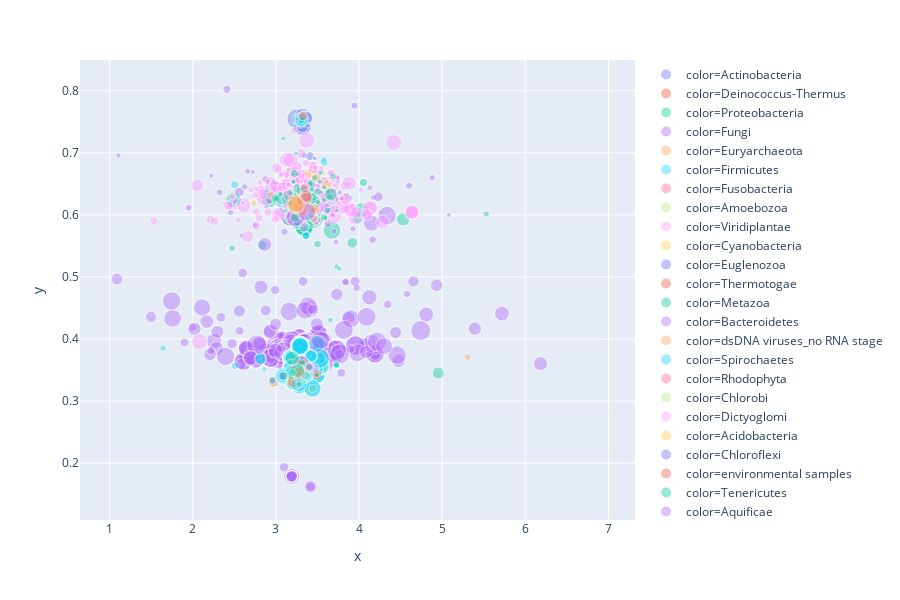

The cell this chart's notebook holds for it:
### Code cell
fig = px.scatter(x=np.log(it.df.coverage),
                 y=it.df.gc,
                 color=it.df.pertinent_taxlvl,
                 size=abs(it.df.scaled_evalue),
                 opacity=0.4
                )
fig.show()

### Figure 1 — Plotly figure (JSON) as saved in the notebook; plotly's stock layout.template omitted (floating-point values rounded to 4 significant figures; data arrays with more than 128 entries replaced by an {"elided": "..."} marker saying what was removed)
{"data": [{"hoverlabel": {"namelength": 0}, "hovertemplate": "color=Actinobacteria<br>x=%{x}<br>y=%{y}<br>size=%{marker.size}", "legendgroup": "color=Actinobacteria", "marker": {"color": "#636efa", "opacity": 0.4, "size": [49.51, 47.87, 138.5, 127.9, 76.42, 56.3, 55.32, 50.57, 138.3, null, 38.1, 62.75, 231.2, 112.8, 73.8, 173.7, 37.08, 50.61, 59.4, 128.9, 33.22, 35.57, 59.86, 120.0, 52.97, 115.4, 241.4, 141.0, 139.4, 61.5, 82.18, null, 405.3, 167.6, 119.4, 196.6, 38.71, 141.0, 118.1, 137.1, 130.0, 137.0, 252.1, 66.9, 27.03, 154.8, 162.6, 121.5, 36.87, 142.2, 23.78, 85.27, 159.1, 121.9, 45.71, 414.0, 24.07, 37.1, 33.43, 154.6, 27.69, 238.6, 91.27, 88.2, 361.3, 65.87, 129.7, 150.0, 124.1, 326.3, 32.9, 37.81, 82.08, 40.79, 172.6, 135.7, 64.87, 53.06, 97.1, 28.09, 121.7, 68.69, 62.58, 326.5, 132.0, 96.76, 144.5, 229.1, 135.9, 27.88, 83.14, 42.69, 26.2, 28.1, 79.83, 24.92, 23.89], "sizemode": "area", "sizeref": null, "symbol": "circle"}, "mode": "markers", "name": "color=Actinobacteria", "showlegend": true, "type": "scattergl", "x": [3.306, 3.306, 3.306, 3.306, 3.306, 3.306, 3.306, 3.306, 3.306, 3.306, 3.306, 3.306, 3.306, 3.306, 3.306, 3.306, 3.306, 3.306, 3.306, 3.306, 3.306, 3.306, 3.306, 3.306, 3.306, 3.306, 3.306, 3.306, 3.306, 3.306, 3.306, 3.306, 3.306, 3.306, 3.306, 3.306, 3.306, 3.306, 3.306, 3.29, 3.29, 3.29, 3.29, 3.321, 3.321, 3.321, 3.287, 3.287, 3.276, 3.276, 3.276, 3.276, 3.276, 3.255, 3.255, 3.255, 3.255, 3.281, 3.31, 3.31, 3.303, 3.325, 3.325, 3.325, 3.3, 3.318, 3.318, 3.318, 3.318, 3.318, 3.318, 3.301, 3.301, 3.33, 3.368, 3.368, 3.432, 3.366, 3.203, 3.42, 3.292, 3.292, 3.292, 3.537, 3.277, 3.277, 3.215, 3.087, 3.216, 3.362, 3.408, 3.341, 3.379, 3.257, 3.236, 3.468, 3.465], "xaxis": "x", "y": [0.7527, 0.7527, 0.7527, 0.7527, 0.7527, 0.7527, 0.7527, 0.7527, 0.7527, 0.7527, 0.7527, 0.7527, 0.7527, 0.7527, 0.7527, 0.7527, 0.7527, 0.7527, 0.7527, 0.7527, 0.7527, 0.7527, 0.7527, 0.7527, 0.7527, 0.7529, 0.7529, 0.7529, 0.7529, 0.7529, 0.7529, 0.7529, 0.7529, 0.7529, 0.7529, 0.7529, 0.7529, 0.7529, 0.7529, 0.3452, 0.3452, 0.3452, 0.3452, 0.62, 0.62, 0.62, 0.3448, 0.3448, 0.3363, 0.3363, 0.3363, 0.3363, 0.3363, 0.7541, 0.7541, 0.7541, 0.7541, 0.6213, 0.6234, 0.6234, 0.6138, 0.7593, 0.7593, 0.7593, 0.6179, 0.7426, 0.7426, 0.7426, 0.7426, 0.7426, 0.7426, 0.3381, 0.3381, 0.7587, 0.7562, 0.7562, 0.6017, 0.6311, 0.3528, 0.6196, 0.7487, 0.7487, 0.7487, 0.3562, 0.7548, 0.7548, 0.3315, 0.3404, 0.6212, 0.6059, 0.6946, 0.6961, 0.7444, 0.6401, 0.6223, 0.6186, 0.6911], "yaxis": "y"}, {"hoverlabel": {"namelength": 0}, "hovertemplate": "color=Deinococcus-Thermus<br>x=%{x}<br>y=%{y}<br>size=%{marker.size}", "legendgroup": "color=Deinococcus-Thermus", "marker": {"color": "#EF553B", "opacity": 0.4, "size": [103.6, 378.1, null, 119.4, 303.9, 81.8, 50.07, null, 24.02, 32.48], "sizemode": "area", "sizeref": null, "symbol": "circle"}, "mode": "markers", "name": "color=Deinococcus-Thermus", "showlegend": true, "type": "scattergl", "x": [3.306, 3.29, 3.321, 3.31, 3.287, 3.374, 3.301, 3.422, 3.251, 3.288], "xaxis": "x", "y": [0.7527, 0.3452, 0.62, 0.3535, 0.3448, 0.6268, 0.3381, 0.6317, 0.6478, 0.6404], "yaxis": "y"}, {"hoverlabel": {"namelength": 0}, "hovertemplate": "color=Proteobacteria<br>x=%{x}<br>y=%{y}<br>size=%{marker.size}", "legendgroup": "color=Proteobacteria", "marker": {"color": "#00cc96", "opacity": 0.4, "size": {"elided": "867 float values"}, "sizemode": "area", "sizeref": null, "symbol": "circle"}, "mode": "markers", "name": "color=Proteobacteria", "showlegend": true, "type": "scattergl", "x": {"elided": "867 float values"}, "xaxis": "x", "y": {"elided": "867 float values"}, "yaxis": "y"}, {"hoverlabel": {"namelength": 0}, "hovertemplate": "color=Fungi<br>x=%{x}<br>y=%{y}<br>size=%{marker.size}", "legendgroup": "color=Fungi", "marker": {"color": "#ab63fa", "opacity": 0.4, "size": {"elided": "5151 float values"}, "sizemode": "area", "sizeref": null, "symbol": "circle"}, "mode": "markers", "name": "color=Fungi", "showlegend": true, "type": "scattergl", "x": {"elided": "5151 float values"}, "xaxis": "x", "y": {"elided": "5151 float values"}, "yaxis": "y"}, {"hoverlabel": {"namelength": 0}, "hovertemplate": "color=Euryarchaeota<br>x=%{x}<br>y=%{y}<br>size=%{marker.size}", "legendgroup": "color=Euryarchaeota", "marker": {"color": "#FFA15A", "opacity": 0.4, "size": [33.31, 143.6, 53.45, 30.64, 242.5, 26.35, 185.7, 293.3, 266.9, 95.51, 24.7, 59.95, 48.05, 143.2, 42.36, 27.03, 131.8, 132.0, 24.04, 29.05, 305.7, 95.22, 25.29, 120.4], "sizemode": "area", "sizeref": null, "symbol": "circle"}, "mode": "markers", "name": "color=Euryarchaeota", "showlegend": true, "type": "scattergl", "x": [3.306, 3.303, 3.29, 3.29, 3.31, 3.31, 3.31, 3.287, 3.287, 3.287, 3.287, 3.276, 3.276, 3.21, 3.233, 3.403, 3.358, 3.277, 3.369, 3.196, 3.195, 3.307, 3.229, 2.972], "xaxis": "x", "y": [0.7527, 0.3596, 0.3452, 0.3452, 0.3535, 0.3535, 0.3535, 0.3448, 0.3448, 0.3448, 0.3448, 0.3363, 0.3363, 0.36, 0.5955, 0.3548, 0.356, 0.3272, 0.605, 0.3688, 0.3456, 0.6319, 0.657, 0.3308], "yaxis": "y"}, {"hoverlabel": {"namelength": 0}, "hovertemplate": "color=Firmicutes<br>x=%{x}<br>y=%{y}<br>size=%{marker.size}", "legendgroup": "color=Firmicutes", "marker": {"color": "#19d3f3", "opacity": 0.4, "size": {"elided": "1676 float values"}, "sizemode": "area", "sizeref": null, "symbol": "circle"}, "mode": "markers", "name": "color=Firmicutes", "showlegend": true, "type": "scattergl", "x": {"elided": "1676 float values"}, "xaxis": "x", "y": {"elided": "1676 float values"}, "yaxis": "y"}, {"hoverlabel": {"namelength": 0}, "hovertemplate": "color=Fusobacteria<br>x=%{x}<br>y=%{y}<br>size=%{marker.size}", "legendgroup": "color=Fusobacteria", "marker": {"color": "#FF6692", "opacity": 0.4, "size": [293.4, 68.73], "sizemode": "area", "sizeref": null, "symbol": "circle"}, "mode": "markers", "name": "color=Fusobacteria", "showlegend": true, "type": "scattergl", "x": [3.303, 3.338], "xaxis": "x", "y": [0.3596, 0.6021], "yaxis": "y"}, {"hoverlabel": {"namelength": 0}, "hovertemplate": "color=Amoebozoa<br>x=%{x}<br>y=%{y}<br>size=%{marker.size}", "legendgroup": "color=Amoebozoa", "marker": {"color": "#B6E880", "opacity": 0.4, "size": [null, 47.26, 216.0, 48.93, 219.3, 51.52, 49.07, 60.61], "sizemode": "area", "sizeref": null, "symbol": "circle"}, "mode": "markers", "name": "color=Amoebozoa", "showlegend": true, "type": "scattergl", "x": [3.303, 3.358, 3.173, 3.494, 3.164, 3.152, 3.561, 3.322], "xaxis": "x", "y": [0.3596, 0.356, 0.5971, 0.3423, 0.6267, 0.6698, 0.6666, 0.6275], "yaxis": "y"}, {"hoverlabel": {"namelength": 0}, "hovertemplate": "color=Viridiplantae<br>x=%{x}<br>y=%{y}<br>size=%{marker.size}", "legendgroup": "color=Viridiplantae", "marker": {"color": "#FF97FF", "opacity": 0.4, "size": {"elided": "320 float values"}, "sizemode": "area", "sizeref": null, "symbol": "circle"}, "mode": "markers", "name": "color=Viridiplantae", "showlegend": true, "type": "scattergl", "x": {"elided": "320 float values"}, "xaxis": "x", "y": {"elided": "320 float values"}, "yaxis": "y"}, {"hoverlabel": {"namelength": 0}, "hovertemplate": "color=Cyanobacteria<br>x=%{x}<br>y=%{y}<br>size=%{marker.size}", "legendgroup": "color=Cyanobacteria", "marker": {"color": "#FECB52", "opacity": 0.4, "size": [158.5, 55.19, 293.4, 69.51, 106.9, 196.4, 191.0, 57.2, 65.12, 23.29, 221.5, 241.2, 35.8, 118.4, 27.62, 54.28, 95.51, 32.63, 80.01, 130.3, 50.32, 151.8], "sizemode": "area", "sizeref": null, "symbol": "circle"}, "mode": "markers", "name": "color=Cyanobacteria", "showlegend": true, "type": "scattergl", "x": [3.303, 3.321, 3.287, 3.281, 3.303, 3.357, 3.358, 3.358, 3.277, 3.453, 3.215, 3.189, 3.195, 3.306, 3.142, 2.943, 3.4, 3.445, 3.489, 3.609, 2.731, 3.334], "xaxis": "x", "y": [0.3596, 0.62, 0.3448, 0.6213, 0.6138, 0.626, 0.356, 0.356, 0.3272, 0.6612, 0.3315, 0.6267, 0.3456, 0.6363, 0.634, 0.6321, 0.6669, 0.6599, 0.6602, 0.6478, 0.6186, 0.6192], "yaxis": "y"}, {"hoverlabel": {"namelength": 0}, "hovertemplate": "color=Euglenozoa<br>x=%{x}<br>y=%{y}<br>size=%{marker.size}", "legendgroup": "color=Euglenozoa", "marker": {"color": "#636efa", "opacity": 0.4, "size": [260.6], "sizemode": "area", "sizeref": null, "symbol": "circle"}, "mode": "markers", "name": "color=Euglenozoa", "showlegend": true, "type": "scattergl", "x": [3.303], "xaxis": "x", "y": [0.3596], "yaxis": "y"}, {"hoverlabel": {"namelength": 0}, "hovertemplate": "color=Thermotogae<br>x=%{x}<br>y=%{y}<br>size=%{marker.size}", "legendgroup": "color=Thermotogae", "marker": {"color": "#EF553B", "opacity": 0.4, "size": [47.91, null, 89.73, null, 107.7, 62.9, 40.52, 150.0], "sizemode": "area", "sizeref": null, "symbol": "circle"}, "mode": "markers", "name": "color=Thermotogae", "showlegend": true, "type": "scattergl", "x": [3.303, 3.276, 3.325, 3.301, 3.494, 3.203, 3.422, 3.215], "xaxis": "x", "y": [0.3596, 0.3363, 0.7593, 0.3381, 0.3423, 0.3528, 0.6317, 0.3315], "yaxis": "y"}, {"hoverlabel": {"namelength": 0}, "hovertemplate": "color=Metazoa<br>x=%{x}<br>y=%{y}<br>size=%{marker.size}", "legendgroup": "color=Metazoa", "marker": {"color": "#00cc96", "opacity": 0.4, "size": [100.7, 149.7, 293.8, 72.07, null, 36.08, 38.07, 130.1, 30.39, 37.62, 154.7, 40.08, 30.14, 80.34, 36.08, 77.6, 411.6, 207.8, 73.16, 36.59, 66.88, 392.0, 193.3, 173.7, 68.13, 45.59, 58.21, 38.58, 40.48, 31.42, 77.06, 26.78, 27.98, 23.74, 46.07, 25.28, 74.2, 48.56, 78.99, 26.24, 43.9, 38.95, 33.18, 36.62, 109.8, 49.58, 29.34, 23.08, 52.96, 23.66, 32.46, 39.44, 24.36, 47.67, 26.26, 31.43, 31.56, 28.13, 63.26, 47.15, 163.5, 47.39, 66.91, 24.35, 61.36, 70.81, 23.92, 30.56], "sizemode": "area", "sizeref": null, "symbol": "circle"}, "mode": "markers", "name": "color=Metazoa", "showlegend": true, "type": "scattergl", "x": [3.303, 3.29, 3.29, 3.29, 3.321, 3.321, 3.276, 3.374, 3.403, 3.403, 3.078, 3.301, 3.494, 3.432, 3.277, 3.254, 3.42, 3.196, 3.427, 3.427, 3.087, 3.189, 3.189, 3.195, 3.223, 3.362, 3.38, 3.183, 3.642, 3.499, 3.334, 3.206, 3.333, 3.543, 3.167, 2.996, 2.996, 3.283, 3.426, 3.212, 3.621, 3.24, 3.415, 3.454, 3.436, 3.23, 3.528, 3.242, 3.305, 3.732, 3.58, 3.729, 3.593, 3.583, 3.449, 3.582, 3.624, 3.536, 3.502, 3.468, 3.662, 3.685, 3.338, 3.765, 3.502, 4.053, 3.089, 3.054], "xaxis": "x", "y": [0.3596, 0.3452, 0.3452, 0.3452, 0.62, 0.62, 0.3363, 0.6268, 0.3548, 0.3548, 0.6264, 0.3381, 0.3423, 0.6017, 0.3272, 0.6437, 0.6196, 0.3688, 0.6376, 0.6424, 0.3404, 0.6267, 0.6267, 0.3456, 0.6665, 0.6059, 0.6354, 0.6348, 0.6296, 0.6205, 0.6347, 0.654, 0.6346, 0.6362, 0.6358, 0.6269, 0.6269, 0.6392, 0.6501, 0.6531, 0.607, 0.6191, 0.6504, 0.6314, 0.6263, 0.6291, 0.6533, 0.6988, 0.6025, 0.6063, 0.6243, 0.3582, 0.5949, 0.5961, 0.6261, 0.6443, 0.6381, 0.6682, 0.6373, 0.6595, 0.6329, 0.662, 0.6415, 0.5134, 0.5528, 0.6521, 0.7229, 0.6335], "yaxis": "y"}, {"hoverlabel": {"namelength": 0}, "hovertemplate": "color=Bacteroidetes<br>x=%{x}<br>y=%{y}<br>size=%{marker.size}", "legendgroup": "color=Bacteroidetes", "marker": {"color": "#ab63fa", "opacity": 0.4, "size": [24.13, 337.4, null], "sizemode": "area", "sizeref": null, "symbol": "circle"}, "mode": "markers", "name": "color=Bacteroidetes", "showlegend": true, "type": "scattergl", "x": [3.29, 3.233, 3.203], "xaxis": "x", "y": [0.3452, 0.5955, 0.3528], "yaxis": "y"}, {"hoverlabel": {"namelength": 0}, "hovertemplate": "color=dsDNA viruses_no RNA stage<br>x=%{x}<br>y=%{y}<br>size=%{marker.size}", "legendgroup": "color=dsDNA viruses_no RNA stage", "marker": {"color": "#FFA15A", "opacity": 0.4, "size": [48.82, 189.7, 68.54, 64.69, 97.89, 96.87, 35.72, 203.3, 213.5, 162.2, 318.1, 350.3, 31.73, 123.5, 301.0, 156.0, 87.31, 85.57, 151.5, 45.03, 48.86, 139.1, 66.77, 49.9], "sizemode": "area", "sizeref": null, "symbol": "circle"}, "mode": "markers", "name": "color=dsDNA viruses_no RNA stage", "showlegend": true, "type": "scattergl", "x": [3.29, 3.29, 3.321, 3.321, 3.321, 3.321, 3.287, 3.287, 3.31, 3.303, 3.303, 3.303, 3.303, 3.303, 3.303, 3.303, 3.277, 3.458, 3.458, 3.458, 3.189, 3.301, 3.455, 5.305], "xaxis": "x", "y": [0.3452, 0.3452, 0.62, 0.62, 0.62, 0.62, 0.3448, 0.3448, 0.6234, 0.6138, 0.6138, 0.6138, 0.6138, 0.6138, 0.6138, 0.6138, 0.3272, 0.6084, 0.6084, 0.6084, 0.6267, 0.6048, 0.5944, 0.3709], "yaxis": "y"}, {"hoverlabel": {"namelength": 0}, "hovertemplate": "color=Spirochaetes<br>x=%{x}<br>y=%{y}<br>size=%{marker.size}", "legendgroup": "color=Spirochaetes", "marker": {"color": "#19d3f3", "opacity": 0.4, "size": [23.63, 42.27, 40.89, 24.11, 229.0, 70.22, 91.61], "sizemode": "area", "sizeref": null, "symbol": "circle"}, "mode": "markers", "name": "color=Spirochaetes", "showlegend": true, "type": "scattergl", "x": [3.31, 3.388, 3.277, 3.277, 3.277, 3.087, 3.355], "xaxis": "x", "y": [0.3535, 0.6249, 0.3272, 0.3272, 0.3272, 0.3404, 0.341], "yaxis": "y"}, {"hoverlabel": {"namelength": 0}, "hovertemplate": "color=Rhodophyta<br>x=%{x}<br>y=%{y}<br>size=%{marker.size}", "legendgroup": "color=Rhodophyta", "marker": {"color": "#FF6692", "opacity": 0.4, "size": [116.3, 82.99], "sizemode": "area", "sizeref": null, "symbol": "circle"}, "mode": "markers", "name": "color=Rhodophyta", "showlegend": true, "type": "scattergl", "x": [3.287, 3.087], "xaxis": "x", "y": [0.3448, 0.3404], "yaxis": "y"}, {"hoverlabel": {"namelength": 0}, "hovertemplate": "color=Chlorobi<br>x=%{x}<br>y=%{y}<br>size=%{marker.size}", "legendgroup": "color=Chlorobi", "marker": {"color": "#B6E880", "opacity": 0.4, "size": [29.89], "sizemode": "area", "sizeref": null, "symbol": "circle"}, "mode": "markers", "name": "color=Chlorobi", "showlegend": true, "type": "scattergl", "x": [3.287], "xaxis": "x", "y": [0.3448], "yaxis": "y"}, {"hoverlabel": {"namelength": 0}, "hovertemplate": "color=Dictyoglomi<br>x=%{x}<br>y=%{y}<br>size=%{marker.size}", "legendgroup": "color=Dictyoglomi", "marker": {"color": "#FF97FF", "opacity": 0.4, "size": [25.95], "sizemode": "area", "sizeref": null, "symbol": "circle"}, "mode": "markers", "name": "color=Dictyoglomi", "showlegend": true, "type": "scattergl", "x": [3.255], "xaxis": "x", "y": [0.7541], "yaxis": "y"}, {"hoverlabel": {"namelength": 0}, "hovertemplate": "color=Acidobacteria<br>x=%{x}<br>y=%{y}<br>size=%{marker.size}", "legendgroup": "color=Acidobacteria", "marker": {"color": "#FECB52", "opacity": 0.4, "size": [55.33], "sizemode": "area", "sizeref": null, "symbol": "circle"}, "mode": "markers", "name": "color=Acidobacteria", "showlegend": true, "type": "scattergl", "x": [3.281], "xaxis": "x", "y": [0.6213], "yaxis": "y"}, {"hoverlabel": {"namelength": 0}, "hovertemplate": "color=Chloroflexi<br>x=%{x}<br>y=%{y}<br>size=%{marker.size}", "legendgroup": "color=Chloroflexi", "marker": {"color": "#636efa", "opacity": 0.4, "size": [109.9], "sizemode": "area", "sizeref": null, "symbol": "circle"}, "mode": "markers", "name": "color=Chloroflexi", "showlegend": true, "type": "scattergl", "x": [3.31], "xaxis": "x", "y": [0.6234], "yaxis": "y"}, {"hoverlabel": {"namelength": 0}, "hovertemplate": "color=environmental samples<br>x=%{x}<br>y=%{y}<br>size=%{marker.size}", "legendgroup": "color=environmental samples", "marker": {"color": "#EF553B", "opacity": 0.4, "size": [132.2], "sizemode": "area", "sizeref": null, "symbol": "circle"}, "mode": "markers", "name": "color=environmental samples", "showlegend": true, "type": "scattergl", "x": [3.374], "xaxis": "x", "y": [0.6268], "yaxis": "y"}, {"hoverlabel": {"namelength": 0}, "hovertemplate": "color=Tenericutes<br>x=%{x}<br>y=%{y}<br>size=%{marker.size}", "legendgroup": "color=Tenericutes", "marker": {"color": "#00cc96", "opacity": 0.4, "size": [94.47, 200.4], "sizemode": "area", "sizeref": null, "symbol": "circle"}, "mode": "markers", "name": "color=Tenericutes", "showlegend": true, "type": "scattergl", "x": [3.233, 3.26], "xaxis": "x", "y": [0.5955, 0.3491], "yaxis": "y"}, {"hoverlabel": {"namelength": 0}, "hovertemplate": "color=Aquificae<br>x=%{x}<br>y=%{y}<br>size=%{marker.size}", "legendgroup": "color=Aquificae", "marker": {"color": "#ab63fa", "opacity": 0.4, "size": [82.29, 321.2], "sizemode": "area", "sizeref": null, "symbol": "circle"}, "mode": "markers", "name": "color=Aquificae", "showlegend": true, "type": "scattergl", "x": [3.403, 3.369], "xaxis": "x", "y": [0.3548, 0.605], "yaxis": "y"}, {"hoverlabel": {"namelength": 0}, "hovertemplate": "color=Chlamydiae<br>x=%{x}<br>y=%{y}<br>size=%{marker.size}", "legendgroup": "color=Chlamydiae", "marker": {"color": "#FFA15A", "opacity": 0.4, "size": [335.1, 247.2], "sizemode": "area", "sizeref": null, "symbol": "circle"}, "mode": "markers", "name": "color=Chlamydiae", "showlegend": true, "type": "scattergl", "x": [3.24, 3.24], "xaxis": "x", "y": [0.6171, 0.6171], "yaxis": "y"}, {"hoverlabel": {"namelength": 0}, "hovertemplate": "color=Crenarchaeota<br>x=%{x}<br>y=%{y}<br>size=%{marker.size}", "legendgroup": "color=Crenarchaeota", "marker": {"color": "#19d3f3", "opacity": 0.4, "size": [100.3, 69.42], "sizemode": "area", "sizeref": null, "symbol": "circle"}, "mode": "markers", "name": "color=Crenarchaeota", "showlegend": true, "type": "scattergl", "x": [3.087, 3.195], "xaxis": "x", "y": [0.3404, 0.3456], "yaxis": "y"}, {"hoverlabel": {"namelength": 0}, "hovertemplate": "color=Alveolata<br>x=%{x}<br>y=%{y}<br>size=%{marker.size}", "legendgroup": "color=Alveolata", "marker": {"color": "#FF6692", "opacity": 0.4, "size": [85.23, 147.8, 29.9], "sizemode": "area", "sizeref": null, "symbol": "circle"}, "mode": "markers", "name": "color=Alveolata", "showlegend": true, "type": "scattergl", "x": [3.349, 3.363, 3.79], "xaxis": "x", "y": [0.6432, 0.6304, 0.6267], "yaxis": "y"}, {"hoverlabel": {"namelength": 0}, "hovertemplate": "color=Nitrospirae<br>x=%{x}<br>y=%{y}<br>size=%{marker.size}", "legendgroup": "color=Nitrospirae", "marker": {"color": "#B6E880", "opacity": 0.4, "size": [63.43], "sizemode": "area", "sizeref": null, "symbol": "circle"}, "mode": "markers", "name": "color=Nitrospirae", "showlegend": true, "type": "scattergl", "x": [3.44], "xaxis": "x", "y": [0.3202], "yaxis": "y"}, {"hoverlabel": {"namelength": 0}, "hovertemplate": "color=Stramenopiles<br>x=%{x}<br>y=%{y}<br>size=%{marker.size}", "legendgroup": "color=Stramenopiles", "marker": {"color": "#FF97FF", "opacity": 0.4, "size": [109.2], "sizemode": "area", "sizeref": null, "symbol": "circle"}, "mode": "markers", "name": "color=Stramenopiles", "showlegend": true, "type": "scattergl", "x": [3.147], "xaxis": "x", "y": [0.6318], "yaxis": "y"}], "layout": {"height": 600, "legend": {"itemsizing": "constant", "tracegroupgap": 0}, "margin": {"t": 60}, "xaxis": {"anchor": "y", "domain": [0, 1], "title": {"text": "x"}}, "yaxis": {"anchor": "x", "domain": [0, 1], "title": {"text": "y"}}}}
